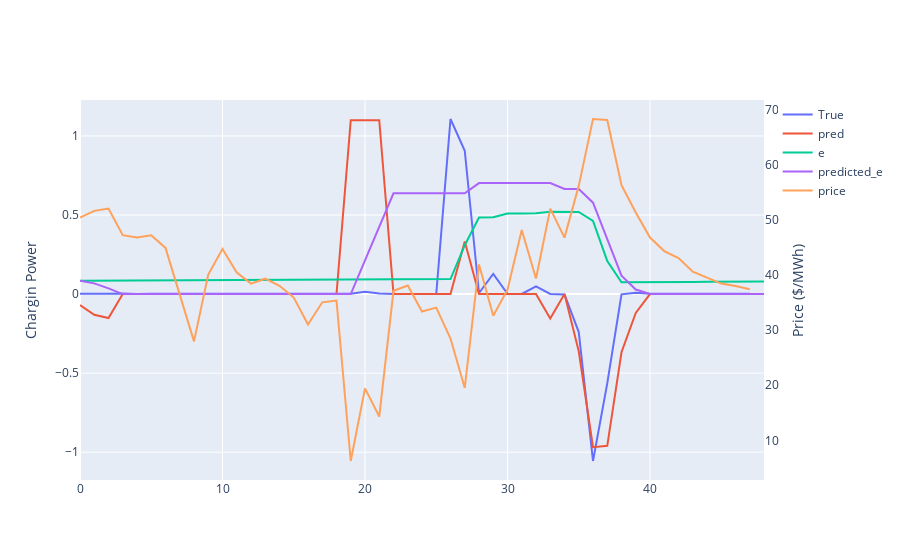

Notebook source saved alongside this figure:
### Code cell
e = np.zeros(49)
charge = np.zeros(48)
discharge = np.zeros(48)
e[0] = df['Expected Energy (kWh)'].values[0]/1000/2.2
for i in range(48):
    charge[i] = max(0, dr[i])
    discharge[i] = -min(0, dr[i])
    e[i+1] = e[i] + charge[i] / 4.4 * 0.85 - discharge[i] / 4.4 / 0.95
fig = go.Figure()
fig.add_trace(go.Scatter(y=dr,name='True'))
fig.add_trace(go.Scatter(y=pred_dr,name='pred'))
fig.add_trace(go.Scatter(y=e,name='e'))
fig.add_trace(go.Scatter(y=dr_e,name='predicted_e'))
#fig.add_trace(go.Scatter(y=remain,name='remain'))
fig.add_trace(go.Scatter(y=price,name='price',yaxis='y2'))
fig.update_layout(
    yaxis1={'title':'Chargin Power'},
    yaxis2={'title':'Price ($/MWh)','anchor':'x', 'overlaying':'y', 'side':'right', 'showgrid':False},
)
fig.show()
